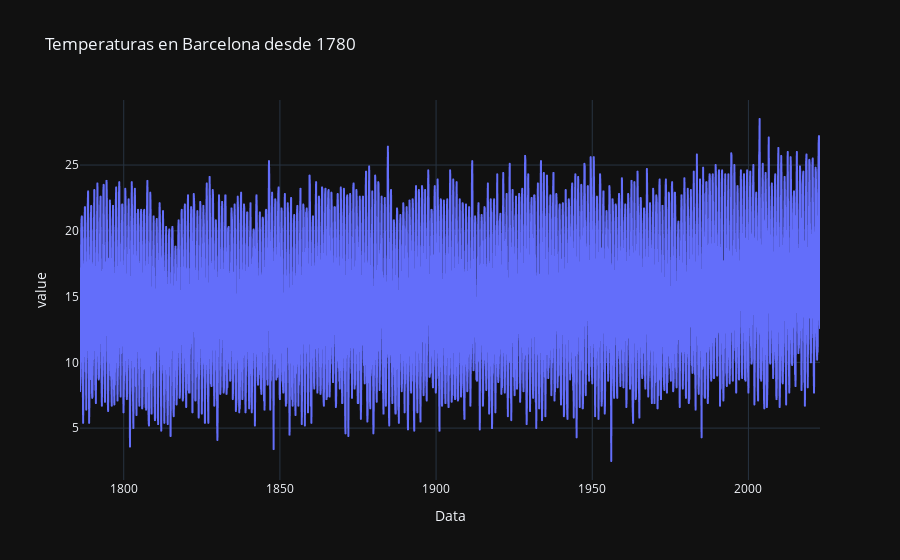

Notebook source saved alongside this figure:
### Code cell
fig = px.line(df, x= df.index, y="value", template = "plotly_dark", title="Temperaturas en Barcelona desde 1780")
fig.show()

### Figure 1 — Plotly figure (JSON) as saved in the notebook; plotly's stock layout.template omitted (floating-point values rounded to 4 significant figures; data arrays with more than 128 entries replaced by an {"elided": "..."} marker saying what was removed)
{"data": [{"hovertemplate": "Data=%{x}<br>value=%{y}<extra></extra>", "legendgroup": "", "line": {"color": "#636efa", "dash": "solid"}, "marker": {"symbol": "circle"}, "mode": "lines", "name": "", "showlegend": false, "type": "scattergl", "x": {"elided": "2844 str values"}, "xaxis": "x", "y": {"elided": "2844 float values"}, "yaxis": "y"}], "layout": {"legend": {"tracegroupgap": 0}, "title": {"text": "Temperaturas en Barcelona desde 1780"}, "xaxis": {"anchor": "y", "domain": [0, 1], "title": {"text": "Data"}}, "yaxis": {"anchor": "x", "domain": [0, 1], "title": {"text": "value"}}}}
